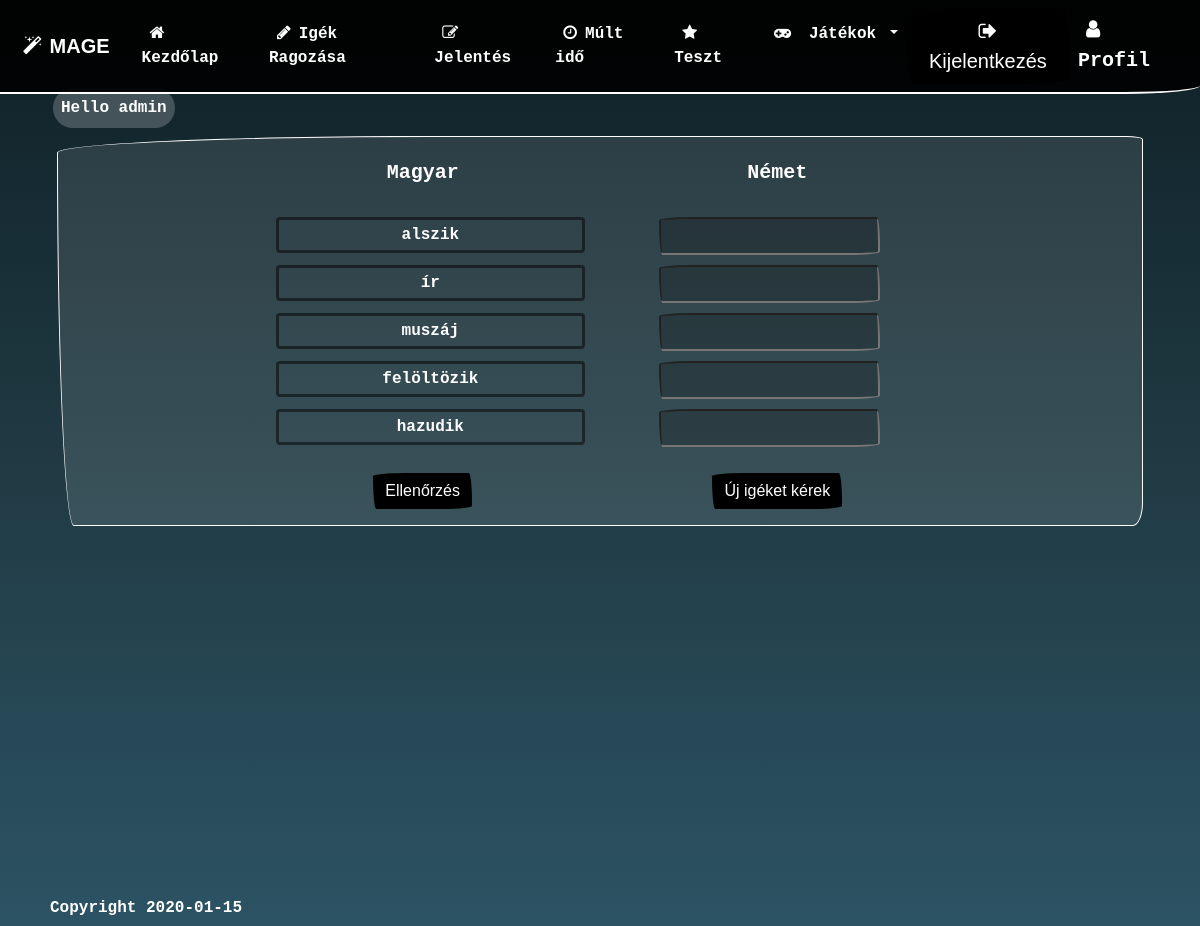
Page /pages/meaning.php (signed in) on the committed database.
### tables this page shows
CREATE TABLE `allverbs` (
  `verb_id` int(11) NOT NULL,
  `infinitive` varchar(256) NOT NULL,
  `ich` varchar(256) NOT NULL,
  `du` varchar(256) NOT NULL,
  `ese` varchar(256) NOT NULL,
  `wir` varchar(256) NOT NULL,
  `ihr` varchar(256) NOT NULL,
  `sie` varchar(256) NOT NULL,
  `prateritum` varchar(256) NOT NULL,
  `auxiliary` varchar(256) NOT NULL,
  `perfekt` varchar(256) NOT NULL,
  `hun` varchar(256) NOT NULL,
  `modalverb` tinyint(1) DEFAULT NULL,
  `reflexive` tinyint(1) DEFAULT NULL,
  `simple` tinyint(1) DEFAULT NULL
);

### includes/classAutoload.inc.php (called while the page is built, shortened)
<?php
	function myAutoLoader($className){
		$url =$_SERVER['HTTP_HOST'].$_SERVER['REQUEST_URI'];
		if (strpos($url, 'includes') !== false) {
			$path ='../classes/';
		}else{
			$path = "../classes/";
		}
		$extension = ".class.php";
		$fullPath = $path . $className . $extension;
	}

### includes/everyIncHasIt.inc.php (called while the page is built, shortened)
<?php
        require_once 'classAutoload.inc.php';
	$db = new Database();

### classes/Database.class.php (called while the page is built, shortened)
<?php
class Database extends Tools{
    protected $conn;
    private function OpenConnection(){
        $this->serverName = "localhost";
        $this->userName = "root";
        $this->password = "";
        $this->dbName = "mydatabase";
        $this->charset = "utf8";
        $this->conn = new mysqli($this->serverName, $this->userName, $this->password, $this->dbName);
        $this->conn->set_charset($this->charset);
    }
public function Query($sql){
            if ($result = $this->conn->query($sql)) {
                if ($result->num_rows) {
                while ($row = $result->fetch_all(MYSQLI_NUM)) {
                    return $row;
                 }
                }else{
                    return 0;
                }
            }else{
                return 0;
            }
    }
}
?>

### classes/Tools.class.php (called while the page is built, shortened)
<?php
class Tools{
    public static function RandomNumbers($inputLength, $returnLength){
       $myarray = array();
       $max = $inputLength;
       $szam = rand(1,$max);
       array_push($myarray, $szam);
       $megy = true;
       while ($megy) {
           $szam1 = rand(1, $max);
           $szamol = 0;
          for($j = 0; $j<count($myarray); $j++){
              if ($szam1 == $myarray[$j]) {
                  $szamol++;
              }
          }
          if ($szamol == 0) {
              array_push($myarray, $szam1);
          }else{
              $megy = true;
          }
          if (count($myarray) == $returnLength) {
              $megy = false;
              break;
          }
       }
       return $myarray;
  }
}

### includes/meaning.inc.php (the view)
<?php
require_once 'everyIncHasIt.inc.php';
function Table(){
    global $db;
$sql = "SELECT `hun`, `infinitive` FROM `allverbs`;";
$table = $db->Query($sql);
$ranNum = Tools::RandomNumbers(count($table),5);
             for ($index = 0; $index < count($ranNum); $index++) {
                  echo '<div class="row mx-2">
                            <div class="col">
                            </div>
                            <div class="col-md-4">
                                <div class="myCenter hunVerbs">
                                    <div class="hungarian" data-value="'.$table[$ranNum[$index]-1][1].'">'.$table[$ranNum[$index]-1][0].'</div>
                                 </div>
                            </div>
                            <div class="col-md-4">
                                <div class="myCenter mx-2">
                                    <input type="text" class="answers mx-2"/>
                                </div>
                                <div class="myCenter">
                                    <span class="correct"></span>
                                </div>
                            </div>
                            <div class="col">
                            </div>
                        </div>';
             }
}
?>

### css/style.css (style rules this page uses)
html { height: 100%; }
body { height: 100%; margin: 0; background-size: cover; background-position: center; background-repeat: no-repeat; background-attachment: fixed; background: #0F2027; background: -webkit-linear-gradient(to top, #2C5364, #203A43, #0F2027); background: linear-gradient(to top, #2C5364, #203A43, #0F2027) fixed; color: white; font-weight: bold; }
* { font-family: "Lucida Console", Monaco, monospace }
input { background-color: rgba(0, 0, 0, 0.21); padding: 5px; color: white; }
.myCenter { display: flex; justify-content: center; }
.hunVerbs { border: 3px solid rgba(0, 0, 0, 0.5); border-radius: .25rem; padding: 3px; font-weight: bold; }

### rows in the picture
allverbs: hun "alszik"
allverbs: hun "ír"
allverbs: hun "muszáj"
allverbs: hun "felöltözik"
allverbs: hun "hazudik"

### other values in the picture
$_SESSION['u_firstname'] "admin"
